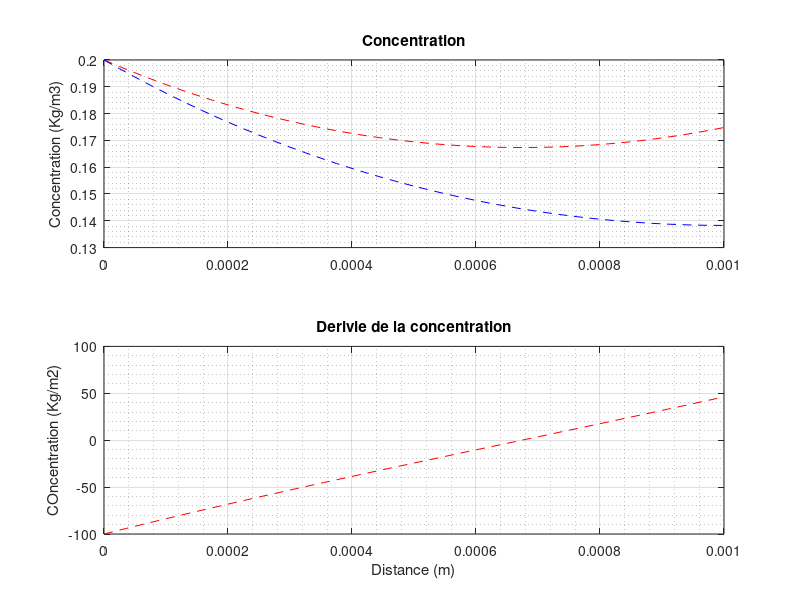

The MATLAB source for this figure:
function Reactor2
L=1e-3; Ca0=.2; k=1e-3; D=1.2e-9;

[z,C]=ode45(@odediff, [0 L], [Ca0 -1.e2]);
C_an=Ca0*cosh(L*(sqrt(k/D)*(1-z/L)))/(cosh(L*sqrt(k/D)));

figure(1)
subplot(2,1,1)
plot(z,C(:,1),'r--',z,C_an,'b--')
title('Concentration')
ylabel('Concentration (Kg/m3)')
grid on
grid minor
subplot(2,1,2)
plot(z,C(:,2),'r--')
title('Derivie de la concentration')
ylabel('COncentration (Kg/m2)')
xlabel('Distance (m)')
grid on
grid minor

function dC=odediff(z,C)

dC=zeros(2,1);
k=1e-3; D=1.2e-9;
dC(1) = C(2);
dC(2) = (k/D)*C(1);
